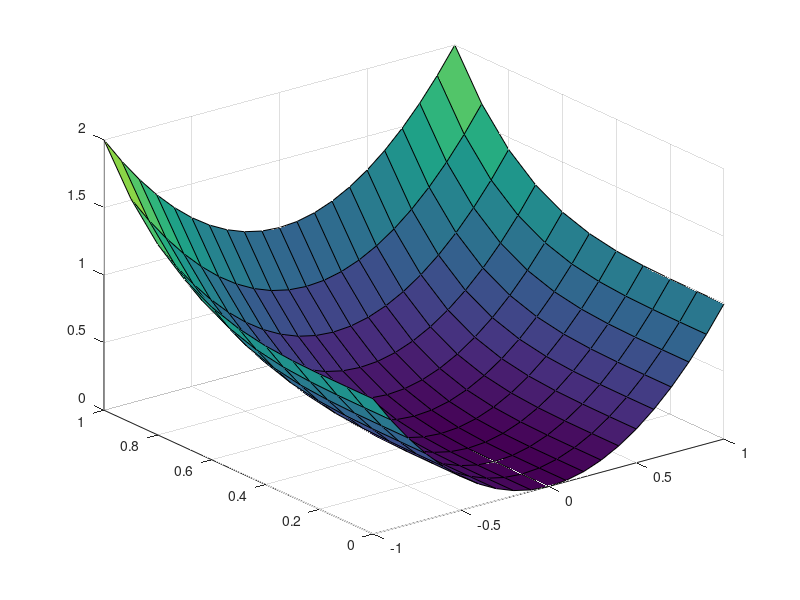

Here is the MATLAB script that generated this plot: (Note: this script raises an error after producing the figure.)
clear variables;
close all;
clc;

x=-1:0.1:1;
y=0:0.1:1;

[X,Y]=meshgrid(x,y);

Z=X.^2+Y.^4;
surf(x,y,Z);

fc=@(x,y)x.^2+y.^4;
integral2(fc,-1,1,0,1)

trapz(y,trapz(x,Z,2))

syms x y 

fc= x.^2+y.^4
int(int(fc,x,-1,1),y,0,1)